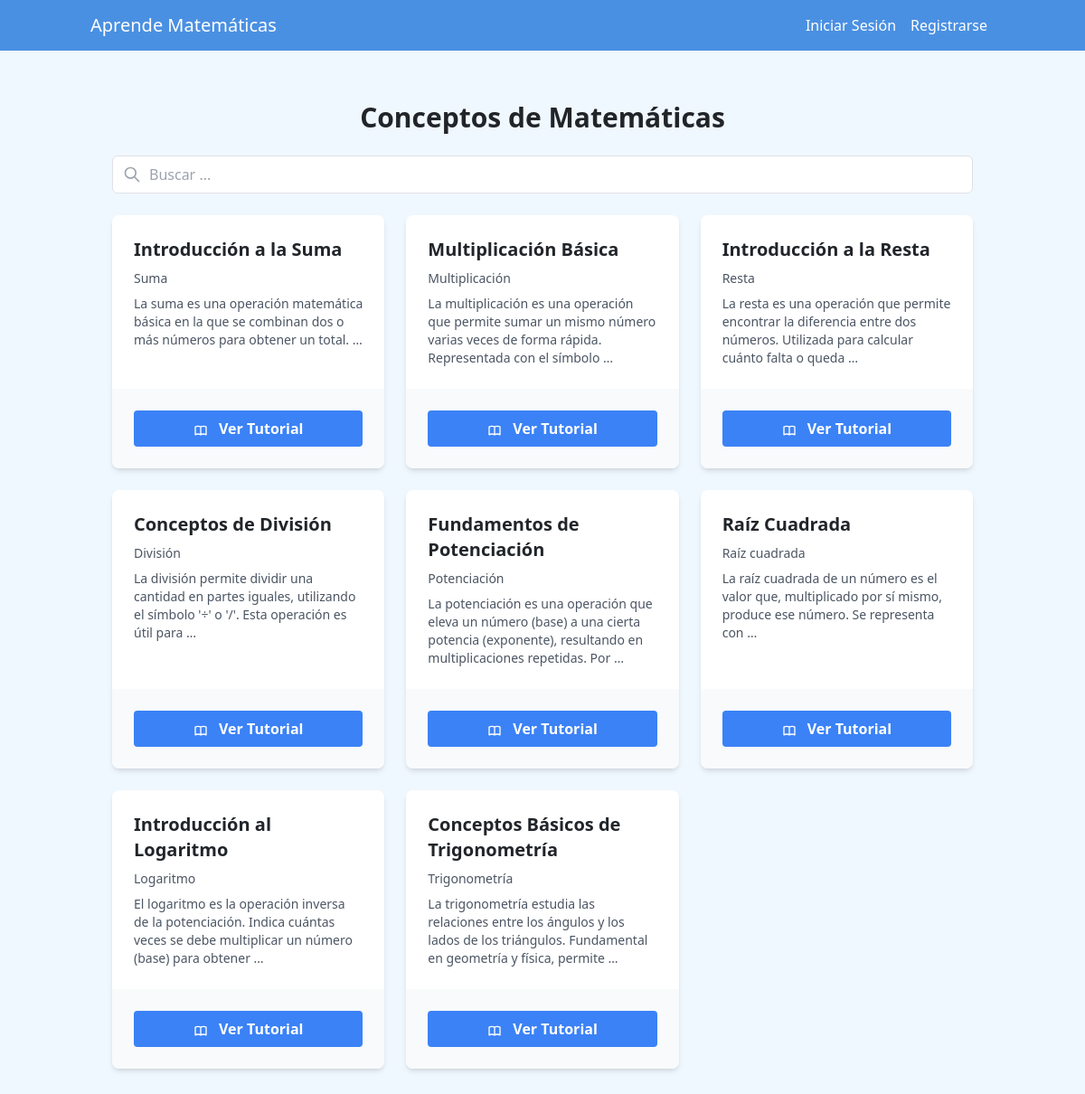
The app's page /tutorials/ with its own data.
### math_app/models.py (models this page shows)
class Tutorial(models.Model):
    title = models.CharField(max_length=200)
    content = models.TextField()
    related_exercise_type = models.CharField(max_length=50, choices=Exercise.TYPES)

### math_app/views.py (the view)
# urls.py: path('tutorials/', views.tutorial_list, name='tutorial_list'),
def tutorial_list(request):
    tutorials = Tutorial.objects.all()
    return render(request, 'math_app/tutorial_list.html', {'tutorials': tutorials})

### math_app/templates/math_app/tutorial_list.html (shortened to what this page needs)
{% extends 'math_app/base.html' %}
{% load static %}
{% block content %}
<div class="container mx-auto px-4 py-8">
  <h2 class="text-3xl font-bold mb-6 text-center">Conceptos de Matemáticas</h2>
  <div class="mb-6">
    <div class="relative">
      <svg xmlns="http://www.w3.org/2000/svg" class="absolute left-3 top-1/2 transform -translate-y-1/2 text-gray-400 h-5 w-5" fill="none" viewBox="0 0 24 24" stroke="currentColor">
        <path stroke-linecap="round" stroke-linejoin="round" stroke-width="2" d="M21 21l-6-6m2-5a7 7 0 11-14 0 7 7 0 0114 0z" />
      </svg>
      <input type="text" id="searchInput" placeholder="Buscar ..." class="w-full pl-10 pr-4 py-2 border rounded-md">
    </div>
  </div>
  <div id="tutorialGrid" class="grid grid-cols-1 md:grid-cols-2 lg:grid-cols-3 gap-6">
    {% for tutorial in tutorials %}
      <div class="tutorial-card bg-white shadow-md rounded-lg overflow-hidden flex flex-col">
        <div class="p-4">
          <h3 class="font-bold text-xl mb-2">{{ tutorial.title }}</h3>
          <p class="text-sm text-gray-600 mb-2">{{ tutorial.get_related_exercise_type_display }}</p>
          <p class="text-sm text-gray-600">{{ tutorial.content|truncatewords:20 }}</p>
        </div>
        <div class="mt-auto p-4 bg-gray-50">
          <a href="{% url 'tutorial_detail' tutorial.id %}" class="block w-full text-center bg-blue-500 hover:bg-blue-600 text-white font-bold py-2 px-4 rounded">
            Ver Tutorial
          </a>
        </div>
      </div>
    {% empty %}
      <p class="text-center text-gray-600 col-span-full">No hay tutoriales disponibles.</p>
    {% endfor %}
  </div>
</div>
<script src="https://cdn.tailwindcss.com"></script>
{% endblock %}

### math_app/templates/math_app/base.html (shortened to what this page needs)
<!DOCTYPE html>
<html lang="es">
<head>
    <link href="https://cdn.jsdelivr.net/npm/bootstrap@5.1.3/dist/css/bootstrap.min.css" rel="stylesheet">
    <link rel="stylesheet" href="https://cdnjs.cloudflare.com/ajax/libs/font-awesome/6.0.0-beta3/css/all.min.css">
    {% load static %}
    <link rel="stylesheet" href="{% static 'css/custom.css' %}">
</head>
<body>
    <nav class="navbar navbar-expand-lg navbar-light bg-light">
        <div class="container">
            <a class="navbar-brand" href="{% url 'home' %}">Aprende Matemáticas</a>
            <div class="navbar-nav">
                {% if user.is_authenticated %}
                    <a class="nav-item nav-link" href="{% url 'dashboard' %}">Dashboard</a>
                    <a class="nav-item nav-link" href="{% url 'tutorial_list' %}">Tutoriales</a>
                    <a class="nav-item nav-link" href="{% url 'leaderboard' %}">Tabla de Líderes</a>
                    <a class="nav-item nav-link" href="{% url 'logout' %}" onclick="event.preventDefault(); document.getElementById('logout-form').submit();">
                        Cerrar Sesión
                    </a>
                    <form id="logout-form" action="{% url 'logout' %}" method="POST" style="display: none;">
                        {% csrf_token %}
                    </form>
                {% else %}
                    <a class="nav-item nav-link" href="{% url 'login' %}">Iniciar  Sesión</a>
                    <a class="nav-item nav-link" href="{% url 'register' %}">Registrarse</a>
                {% endif %}
            </div>
        </div>
    </nav>
    <div class="container mt-4">
        {% block content %}
        {% endblock %}
    </div>
</body>
</html>

### math_app/static/css/custom.css (style rules this page uses)
body { background-color: #f0f8ff; }
.navbar { background-color: #4a90e2 !important; }
.navbar-brand, .navbar-nav .nav-link { color: white !important; }

### records on screen
Tutorial: title "Introducción a la Suma", related_exercise_type "Suma", content "La suma es una operación matemática básica en la que se combinan dos o más números para obtener un total. …"
Tutorial: title "Multiplicación Básica", related_exercise_type "Multiplicación", content "La multiplicación es una operación que permite sumar un mismo número varias veces de forma rápida. Representada con el símbolo …"
Tutorial: title "Introducción a la Resta", related_exercise_type "Resta", content "La resta es una operación que permite encontrar la diferencia entre dos números. Utilizada para calcular cuánto falta o queda …"
Tutorial: title "Conceptos de División", related_exercise_type "División", content "La división permite dividir una cantidad en partes iguales, utilizando el símbolo '÷' o '/'. Esta operación es útil para …"
Tutorial: title "Fundamentos de Potenciación", related_exercise_type "Potenciación", content "La potenciación es una operación que eleva un número (base) a una cierta potencia (exponente), resultando en multiplicaciones repetidas. Por …"
Tutorial: title "Raíz Cuadrada", related_exercise_type "Raíz cuadrada", content "La raíz cuadrada de un número es el valor que, multiplicado por sí mismo, produce ese número. Se representa con …"
Tutorial: title "Introducción al Logaritmo", related_exercise_type "Logaritmo", content "El logaritmo es la operación inversa de la potenciación. Indica cuántas veces se debe multiplicar un número (base) para obtener …"
Tutorial: title "Conceptos Básicos de Trigonometría", related_exercise_type "Trigonometría", content "La trigonometría estudia las relaciones entre los ángulos y los lados de los triángulos. Fundamental en geometría y física, permite …"
